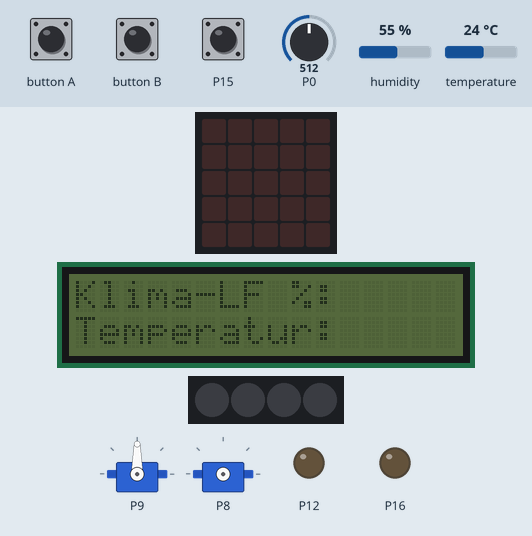
Recording of a program running on a simulated BBC micro:bit (MakeCode). Parts: the board's 5×5 LED display, 16×2 character LCD, 2 × servo, 4 RGB LEDs in strip order, left to right, output pins drawn as LEDs (lit = HIGH). Inputs (shaded band) come from the test bench; at power-on: humidity 55 %, P15 LOW, P0 = 512, temperature 24 °C (analog values on the 0–1023 scale). Dim RGB values are drawn brighter than linear; pins used as bus, display or sensor lines are not drawn; what the program prints to the serial console is not drawn.

Above: at 1.8 s.
1.9 s: humidity set to 22 %
At 7.1 s:
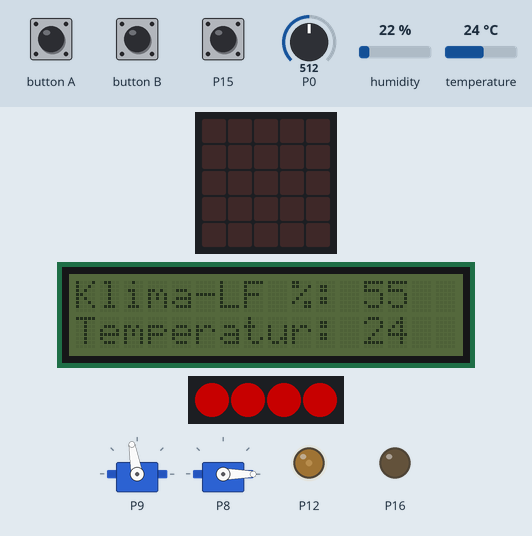
15.7 s: humidity set to 40 %
At 23.1 s:
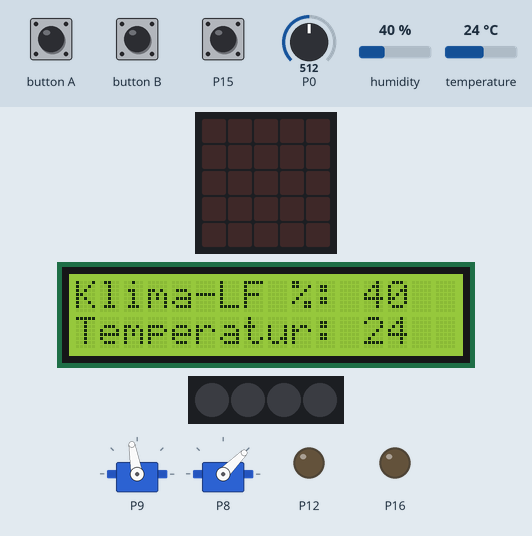
29.5 s: P15 pulled HIGH for 3.2 s
At 31.2 s:
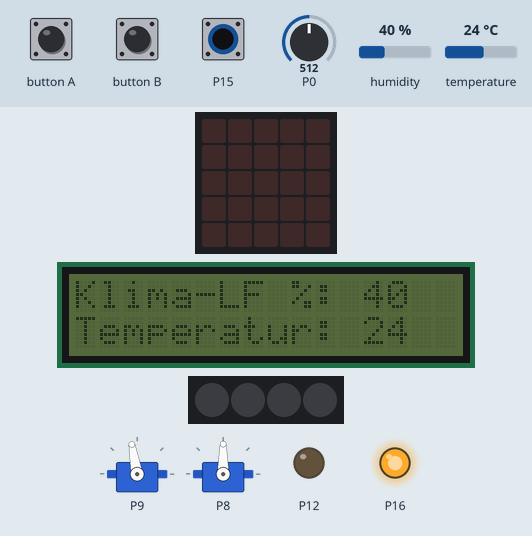
38.3 s: P0 set to 308
46.4 s: P0 set to 283
At 50.3 s:
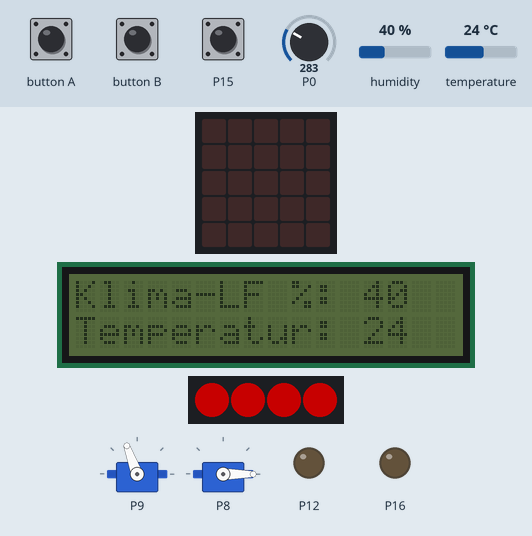
60.2 s: button A pressed for 0.15 s
At 62.2 s:
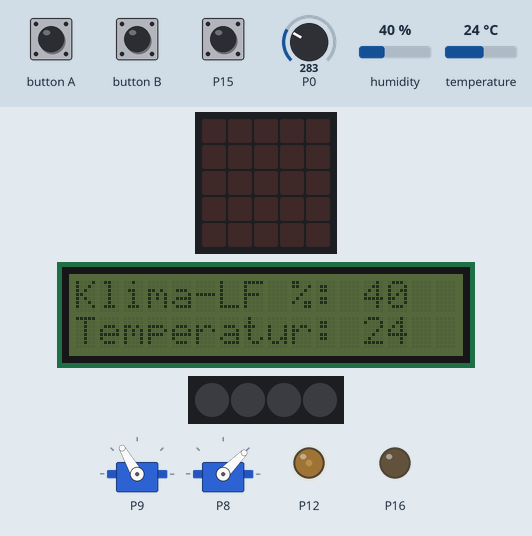
Timing chart, 0 to 87.1 s (numbered marks = the images above; inputs shaded):
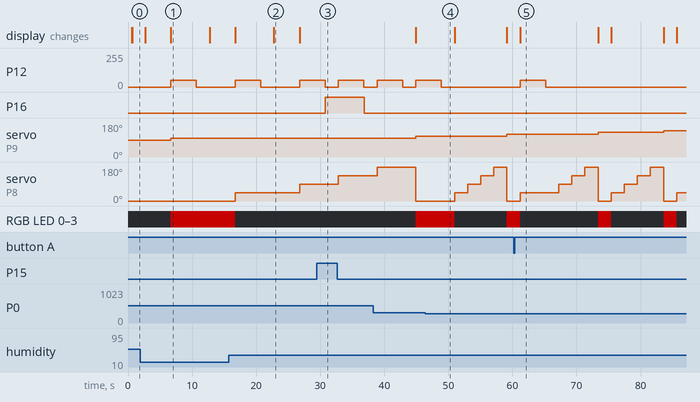

The program:

main.ts
```typescript
function licht_servo () {
    pins.servoWritePin(AnalogPin.P8, licht)
    strip.showColor(neopixel.colors(NeoPixelColors.Black))
    if (licht == 0) {
        strip.showColor(neopixel.colors(NeoPixelColors.Red))
        solar_winkel = get_winkel([solar_winkel, 1])
        pins.servoWritePin(AnalogPin.P9, solar_winkel)
    }
    licht = get_winkel([licht, 0])
}
input.onButtonPressed(Button.A, function () {
    motor_start = true
})
function init () {
    // pins.digitalWritePin(DigitalPin.P1, 0)
    pins.digitalWritePin(DigitalPin.P14, 0)
    pins.digitalWritePin(DigitalPin.P16, 0)
    strip = neopixel.create(DigitalPin.P14, 4, NeoPixelMode.RGB)
    strip.setBrightness(100)
    strip.clear()
    strip.show()
    motor_start = false
    I2C_LCD1602.LcdInit(39)
    I2C_LCD1602.BacklightOff()
    I2C_LCD1602.ShowString("Klima-LF %:", 0, 0)
    I2C_LCD1602.ShowString("Temperatur:", 0, 1)
    // pins.setAudioPin(AnalogPin.P1)
    pins.setAudioPinEnabled(false)
    pins.servoWritePin(AnalogPin.P9, 90)
    basic.clearScreen()
    init_variable()
}
function get_winkel (arr: number[]) {
    flag = arr[1]
    num = arr[0]
    num = (num + add_winkel[flag]) % (180 + add_winkel[flag])
    return num
}
input.onButtonPressed(Button.B, function () {
    motor_start = false
})
function besucher () {
    // music.play(music.tonePlayable(262, music.beat(BeatFraction.Whole)), music.PlaybackMode.InBackground)
    if (pins.digitalReadPin(DigitalPin.P15) == 1) {
        gast = 1
    } else {
        gast = 0
    }
    pins.digitalWritePin(DigitalPin.P16, gast)
}
function temperatur () {
    dht11_dht22.queryData(
    DHTtype.DHT11,
    DigitalPin.P2,
    true,
    false,
    true
    )
    if (dht11_dht22.readDataSuccessful()) {
        // if (control.millis() - temp_zeit > temp_interval || dht11_dht22.readData(dataType.temperature) != old_temp) {
        if (Math.round(dht11_dht22.readData(dataType.humidity)) != old_humidity) {
            I2C_LCD1602.BacklightOn()
            I2C_LCD1602.ShowNumber(dht11_dht22.readData(dataType.humidity), 12, 0)
            I2C_LCD1602.ShowNumber(dht11_dht22.readData(dataType.temperature), 12, 1)
            old_humidity = Math.round(dht11_dht22.readData(dataType.humidity))
            basic.pause(4000)
            I2C_LCD1602.BacklightOff()
            temp_zeit = control.millis()
        }
    }
}
function init_variable () {
    add_winkel = [45, 10]
    licht = 0
    gast = 0
    temp_zeit = -15000
    temp_interval = 15000
    solar_winkel = 90
}
function motoren () {
    if (motor_start) {
        motor = true
        pins.analogWritePin(AnalogPin.P12, 200)
        pins.analogWritePin(AnalogPin.P13, 0)
        // if (motor_start) {
        // basic.pause(5000)
        // pins.digitalWritePin(DigitalPin.P12, 0)
        // pins.digitalWritePin(DigitalPin.P13, 0)
        // if (motor_start) {
        // basic.pause(1000)
        // pins.analogWritePin(AnalogPin.P12, 0)
        // pins.analogWritePin(AnalogPin.P13, 300)
        // basic.pause(5000)
        // }
        // basic.pause(2000)
        // }
        // } else {
        basic.pause(4000)
        if (motor) {
            pins.digitalWritePin(DigitalPin.P12, 0)
            pins.digitalWritePin(DigitalPin.P13, 0)
            motor = false
            motor_start = false
        }
    }
}
function motorstart () {
    if (pins.analogReadPin(AnalogPin.P0) > 300) {
        motor_start = true
    }
}
let motor = false
let temp_interval = 0
let temp_zeit = 0
let old_humidity = 0
let gast = 0
let add_winkel: number[] = []
let num = 0
let flag = 0
let motor_start = false
let solar_winkel = 0
let strip: neopixel.Strip = null
let licht = 0
let num2 = 0
basic.showIcon(IconNames.Yes)
init()
serial.redirectToUSB()
basic.forever(function () {
    serial.writeValue("x", pins.analogReadPin(AnalogPin.P0))
    besucher()
    temperatur()
    licht_servo()
    motorstart()
    motoren()
})
```

test.ts
```typescript
// Hier kann man Tests durchführen; diese Datei wird nicht kompiliert, wenn dieses Paket als Erweiterung verwendet wird.
```

Measured:
- the behaviour switches between 301 and 300 on P0 (found by bisection; images 3 and 4)
- after the input at 1.9 s, P12: goes on until 10.7 s, then stays 0/255; servo on P8: stays 0° (without the input it goes to 45° after 10.8 s)
- after the input at 15.7 s, the display: first differs from a run without the input after 7.1 s (image 2)
- after the input at 29.5 s, P16: LOW → HIGH after 1.3 s, → LOW 6.0 s later
- after the input at 46.4 s, P12: goes on until 48.9 s, then stays 0/255; servo on P9: 110° → 120° after 12.7 s
- after the input at 60.2 s, P12: 0/255 → 50/255 after 0.99 s, → 0/255 4.0 s later
- what the display in image 1 shows lasts 6.0 s, from 6.7 s to 12.7 s
